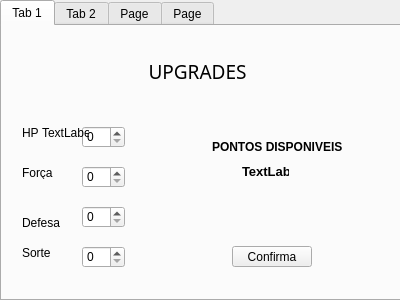
<?xml version="1.0" encoding="UTF-8"?>
<ui version="4.0">
 <class>menu_01</class>
 <widget class="QWidget" name="menu_01">
  <property name="geometry">
   <rect>
    <x>0</x>
    <y>0</y>
    <width>400</width>
    <height>300</height>
   </rect>
  </property>
  <property name="windowTitle">
   <string>Form</string>
  </property>
  <widget class="QTabWidget" name="tabWidget">
   <property name="geometry">
    <rect>
     <x>0</x>
     <y>0</y>
     <width>411</width>
     <height>301</height>
    </rect>
   </property>
   <property name="currentIndex">
    <number>0</number>
   </property>
   <widget class="QWidget" name="tab">
    <attribute name="title">
     <string>Tab 1</string>
    </attribute>
    <widget class="QSpinBox" name="Forca_box">
     <property name="geometry">
      <rect>
       <x>80</x>
       <y>140</y>
       <width>43</width>
       <height>22</height>
      </rect>
     </property>
    </widget>
    <widget class="QSpinBox" name="Def_box">
     <property name="geometry">
      <rect>
       <x>80</x>
       <y>180</y>
       <width>43</width>
       <height>22</height>
      </rect>
     </property>
    </widget>
    <widget class="QSpinBox" name="HP_box">
     <property name="geometry">
      <rect>
       <x>80</x>
       <y>100</y>
       <width>43</width>
       <height>22</height>
      </rect>
     </property>
    </widget>
    <widget class="QSpinBox" name="Sorte_box">
     <property name="geometry">
      <rect>
       <x>80</x>
       <y>220</y>
       <width>43</width>
       <height>22</height>
      </rect>
     </property>
    </widget>
    <widget class="QLabel" name="label">
     <property name="geometry">
      <rect>
       <x>20</x>
       <y>100</y>
       <width>47</width>
       <height>13</height>
      </rect>
     </property>
     <property name="text">
      <string>HP</string>
     </property>
    </widget>
    <widget class="QLabel" name="label_2">
     <property name="geometry">
      <rect>
       <x>20</x>
       <y>140</y>
       <width>47</width>
       <height>13</height>
      </rect>
     </property>
     <property name="text">
      <string>Força</string>
     </property>
    </widget>
    <widget class="QLabel" name="label_3">
     <property name="geometry">
      <rect>
       <x>20</x>
       <y>190</y>
       <width>47</width>
       <height>13</height>
      </rect>
     </property>
     <property name="text">
      <string>Defesa</string>
     </property>
    </widget>
    <widget class="QLabel" name="label_4">
     <property name="geometry">
      <rect>
       <x>20</x>
       <y>220</y>
       <width>47</width>
       <height>13</height>
      </rect>
     </property>
     <property name="text">
      <string>Sorte</string>
     </property>
    </widget>
    <widget class="QPushButton" name="botao_confirma">
     <property name="geometry">
      <rect>
       <x>230</x>
       <y>220</y>
       <width>80</width>
       <height>21</height>
      </rect>
     </property>
     <property name="text">
      <string>Confirma</string>
     </property>
    </widget>
    <widget class="QLabel" name="label_5">
     <property name="geometry">
      <rect>
       <x>90</x>
       <y>20</y>
       <width>211</width>
       <height>51</height>
      </rect>
     </property>
     <property name="font">
      <font>
       <family>Kristen ITC</family>
       <pointsize>14</pointsize>
      </font>
     </property>
     <property name="text">
      <string>UPGRADES</string>
     </property>
     <property name="alignment">
      <set>Qt::AlignCenter</set>
     </property>
    </widget>
    <widget class="QLabel" name="label_6">
     <property name="geometry">
      <rect>
       <x>210</x>
       <y>110</y>
       <width>131</width>
       <height>21</height>
      </rect>
     </property>
     <property name="font">
      <font>
       <weight>75</weight>
       <bold>true</bold>
      </font>
     </property>
     <property name="text">
      <string>PONTOS DISPONIVEIS:</string>
     </property>
    </widget>
    <widget class="QLabel" name="label_pontos">
     <property name="geometry">
      <rect>
       <x>240</x>
       <y>130</y>
       <width>47</width>
       <height>31</height>
      </rect>
     </property>
     <property name="font">
      <font>
       <pointsize>10</pointsize>
       <weight>75</weight>
       <bold>true</bold>
      </font>
     </property>
     <property name="text">
      <string>TextLabel</string>
     </property>
    </widget>
    <widget class="QLabel" name="label_hp_show">
     <property name="geometry">
      <rect>
       <x>40</x>
       <y>100</y>
       <width>47</width>
       <height>13</height>
      </rect>
     </property>
     <property name="text">
      <string>TextLabel</string>
     </property>
    </widget>
   </widget>
   <widget class="QWidget" name="tab_2">
    <attribute name="title">
     <string>Tab 2</string>
    </attribute>
   </widget>
   <widget class="QWidget" name="tab_3">
    <attribute name="title">
     <string>Page</string>
    </attribute>
   </widget>
   <widget class="QWidget" name="tab_4">
    <attribute name="title">
     <string>Page</string>
    </attribute>
   </widget>
  </widget>
 </widget>
 <resources/>
 <connections/>
</ui>
